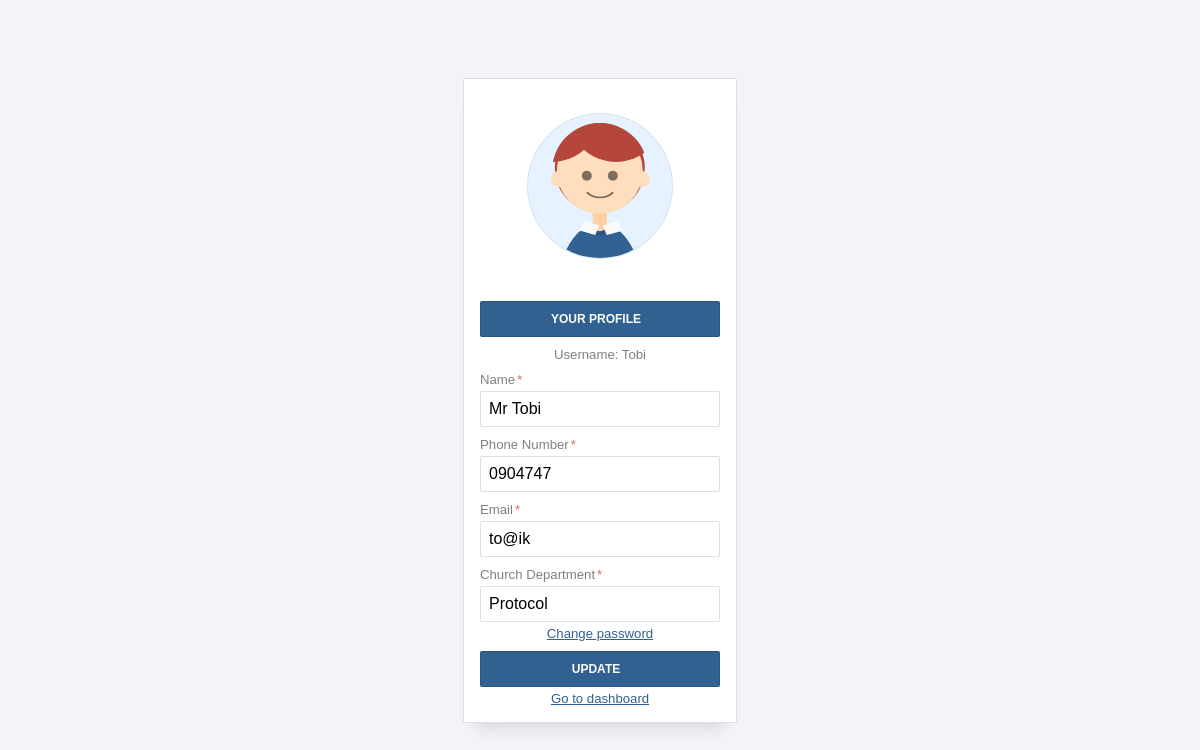
/profile.php (signed in), run on the app's committed database.
### tables this page shows
CREATE TABLE IF NOT EXISTS `parents` (
  `Pid` int(4) NOT NULL AUTO_INCREMENT,
  `Pname` varchar(1000) NOT NULL,
  `username` varchar(100) NOT NULL,
  `address` varchar(100) NOT NULL,
  `dept` varchar(100) NOT NULL,
  `phone` varchar(100) NOT NULL,
  `email` varchar(100) NOT NULL,
  `password` varchar(100) NOT NULL,
  PRIMARY KEY (`Pid`)
);

### session.php (called while the page is built, shortened)
<?php
$connection = mysqli_connect("localhost", "root", "");
$user_check=$_SESSION['login_user'];
$ses_sql=mysqli_query($connection, "select * from parents where username='$user_check'");
$row = mysqli_fetch_assoc($ses_sql);
$login_id =$row['Pid'];
?>

### profile.php (the view, shortened to what this page needs)
 <?php
include('session.php');
 include('conn.php');
 ?>
<!DOCTYPE html>
<html>
<head>
</head>
<body>
   <?php
  $id =   $login_id;
$sql = "SELECT * FROM parents  WHERE Pid = $id";
 $result = mysqli_query($db, $sql);
while($row = mysqli_fetch_array($result)) {
$username =   $row['username'];
$phone =   $row['phone'];
$email =   $row['email'];
$Pname =   $row['Pname'];
 $dept  =   $row['dept'];
 }
    ?>
 <form method="POST" action="profile.php" id="login-form" class="login-form" autocomplete="off" role="main">
  <div>
  <center><button> Your profile</button></center>
  </div>
  <div>
      <center> <label class="label-email">
      <span class="">Username: <?php echo $username ?></span>
    </label></center>
    <label class="label-email">
      <input type="text" class="text" name="name"  tabindex="1" value="<?php echo $Pname; ?>" required />
      <span class="required">Name</span>
    </label>
    <label class="label-email">
      <input type="text" class="text" name="phone" placeholder="Email" tabindex="1" value="<?php echo $phone; ?> " required />
      <span class="required">Phone Number</span>
    </label>
    <label class="label-email">
      <input type="email" class="text" name="email" placeholder="Email" tabindex="1"  value="<?php echo $email; ?>"  required />
      <span class="required">Email</span>
    </label>
    <label class="label-email">
      <input type="text" class="text" name="dept" placeholder="Email" tabindex="1"  value="<?php echo $dept; ?>"  required />
      <span class="required">Church Department</span>
    </label>
  </div>
   <div class="email">
    <a href="password.php">Change password</a>
  </div>
  <br>
  <input type="submit" name="update" value="Update" />
<div class="email">
    <a href="page.php">Go to dashboard</a>
  </div>
  <figure aria-hidden="true">
    <div class="person-body"></div>
    <div class="head skin">
      <div class="eyes"></div>
      <div class="mouth"></div>
    </div>
    <div class="hair"></div>
    <div class="ears"></div>
    <div class="shirt-1"></div>
    <div class="shirt-2"></div>
  </figure>
</form>
</body>
</html>

### profile.php (style rules this page uses)
html, body { align-items: center; background: #f2f4f8; border: 0; display: flex; font-family: Helvetica, Arial, sans-serif; font-size: 16px; height: 100%; justify-content: center; margin: 0; padding: 0; }
form { --background: white; --border: rgba(0, 0, 0, 0.125); --borderDark: rgba(0, 0, 0, 0.25); --borderDarker: rgba(0, 0, 0, 0.5); --bgColorH: 0; --bgColorS: 0%; --bgColorL: 98%; --fgColorH: 210; --fgColorS: 50%; --fgColorL: 38%; --shadeDark: 0.3; --shadeLight: 0.7; --shadeNormal: 0.5; --borderRadius: 0.125rem; --highlight: #306090; background: white; border: 1px solid var(--border); border-radius: var(--borderRadius); box-shadow: 0 1rem 1rem -0.75rem var(--border); display: flex; flex-direction: column; padding: 1rem; position: relative; overflow: hidden; }
form .email, form .email a { color: hsl(var(--fgColorH), var(--fgColorS), var(--fgColorL)); font-size: 0.825rem; order: 4; text-align: center; margin-top: 0.25rem; outline: 1px dashed transparent; outline-offset: 2px; display: inline; }
form > div { order: 2; }
label { display: flex; flex-direction: column; }
label > span { color: var(--borderDarker); display: block; font-size: 0.825rem; margin-top: 0.625rem; order: 1; transition: all 0.25s; }
label > span.required::after { content: "*"; color: #dd6666; margin-left: 0.125rem; }
label input { order: 2; outline: none; }
label input::placeholder { color: var(--borderDark); }
input, button { border: 1px solid var(--border); border-radius: var(--borderRadius); box-sizing: border-box; font-size: 1rem; height: 2.25rem; line-height: 1.25rem; margin-top: 0.25rem; order: 2; padding: 0.25rem 0.5rem; width: 15rem; transition: all 0.25s; }
input[type="submit"], button { color: hsl(var(--bgColorH), var(--bgColorS), var(--bgColorL)); background: hsl(var(--fgColorH), var(--fgColorS), var(--fgColorL)); font-size: 0.75rem; font-weight: bold; margin-top: 0.625rem; order: 4; outline: 1px dashed transparent; outline-offset: 2px; padding-left: 0; text-transform: uppercase; }
figure { --skinH: 30; --skinS: 100%; --skinL: 87%; --hair: rgb(180,70,60); background: hsl(var(--fgColorH), calc(var(--fgColorS) * 2), 95%); border: 1px solid rgba(0,0,0,0.0625); border-radius: 50%; height: 0; margin: auto auto; margin-bottom: 2rem; order: 1; padding-top: 60%; position: relative; width: 60%; overflow: hidden; }
figure div { position: absolute; transform: translate(-50%, -50%); }
figure .skin { background: hsl(var(--skinH), var(--skinS), var(--skinL)); box-shadow: inset 0 0 3rem hsl(var(--skinH), var(--skinS), calc(var(--skinL) * 0.95)); }
figure .head { top: 40%; left: 50%; width: 60%; height: 60%; border-radius: 100%; box-shadow: 0 -0.175rem 0 0.125rem var(--hair); }
figure .ears { top: 47%; left: 50%; white-space: nowrap; }
figure .ears::before, figure .ears::after { content: ""; background: hsl(var(--skinH), var(--skinS), var(--skinL)); border-radius: 50%; width: 1rem; height: 1rem; display: inline-block; margin: 0 2.1rem; }
figure .head .eyes { top: 55%; left: 50%; white-space: nowrap; }
figure .head .eyes::before, figure .head .eyes::after { content: ""; background: var(--borderDarker); border-radius: 50%; width: 10px; height: 10px; display: inline-block; margin: 0 0.5rem; -webkit-animation: blink 5s infinite; animation: blink 5s infinite; transition: all 0.15s; }
figure .head .mouth { border: 0.125rem solid transparent; border-bottom: 0.125rem solid var(--borderDarker); width: 25%; border-radius: 50%; transition: all 0.5s }
form:valid figure .head .mouth { top: 60%; left: 50%; width: 40%; height: 40%; }
figure .hair { top: 40%; left: 50%; width: 66.66%; height: 66.66%; border-radius: 100%; overflow: hidden; }
figure .hair::before { content: ""; display: block; position: absolute; width: 100%; height: 100%; background: var(--hair); border-radius: 50%; top: -60%; left: -50%; box-shadow: 4rem 0 var(--hair); }
figure .person-body { width: 60%; height: 100%; border-radius: 50%; background: red; left: 50%; top: 126%; background: hsl(var(--fgColorH), var(--fgColorS), var(--fgColorL)); }
figure .shirt-1, figure .shirt-2 { width: 12%; height: 7%; background: hsl(var(--bgColorH), var(--bgColorS), var(--bgColorL)); top: 76%; left: 36.5%; transform: skew(-10deg) rotate(15deg) }
figure .shirt-2 { left: 52.5%; transform: skew(10deg) rotate(-15deg) }

### data on the page
parents: username "Tobi", name "Mr Tobi", phone "0904747", email "to@ik", dept "Protocol"
